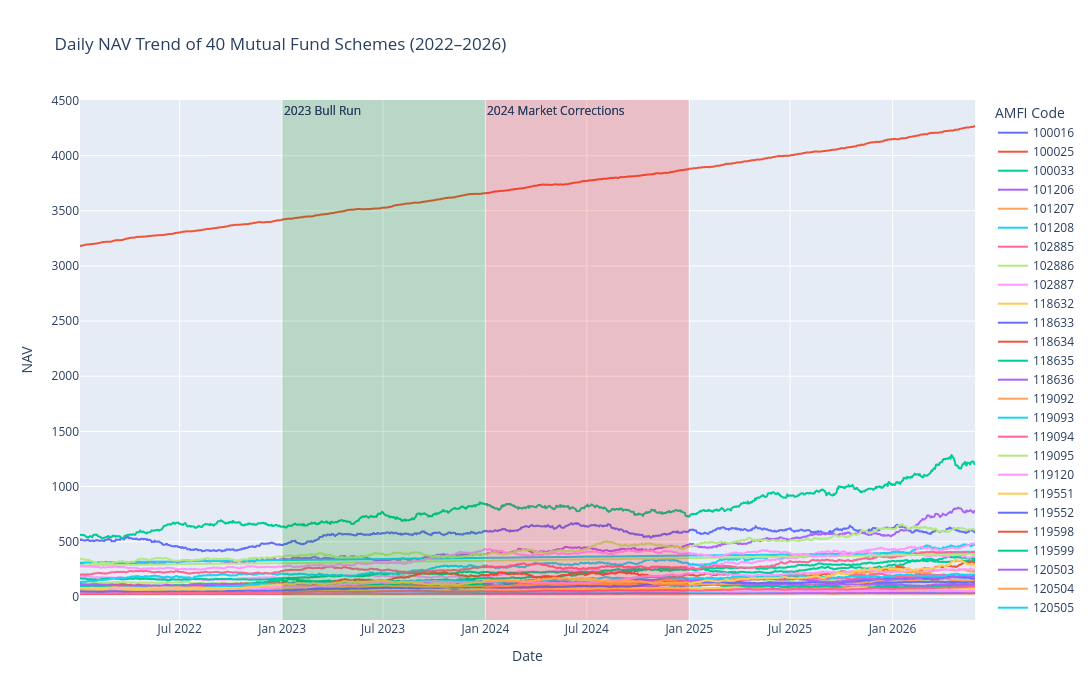

The notebook cell this image was saved under:
### Code cell
fig.add_vrect(
    x0="2023-01-01",
    x1="2023-12-31",
    fillcolor="green",
    opacity=0.10,
    line_width=0,
    annotation_text="2023 Bull Run",
    annotation_position="top left"
)

fig.add_vrect(
    x0="2024-01-01",
    x1="2024-12-31",
    fillcolor="red",
    opacity=0.10,
    line_width=0,
    annotation_text="2024 Market Corrections",
    annotation_position="top left"
)

fig.show()

### Figure 1 — Plotly figure (JSON) as saved in the notebook; plotly's stock layout.template omitted (floating-point values rounded to 4 significant figures; data arrays with more than 128 entries replaced by an {"elided": "..."} marker saying what was removed)
{"data": [{"hovertemplate": "AMFI Code=100016<br>Date=%{x}<br>NAV=%{y}<extra></extra>", "legendgroup": "100016", "line": {"color": "#636efa", "dash": "solid"}, "marker": {"symbol": "circle"}, "mode": "lines", "name": "100016", "showlegend": true, "type": "scattergl", "x": {"elided": "1150 str values"}, "xaxis": "x", "y": {"elided": "1150 float values"}, "yaxis": "y"}, {"hovertemplate": "AMFI Code=100025<br>Date=%{x}<br>NAV=%{y}<extra></extra>", "legendgroup": "100025", "line": {"color": "#EF553B", "dash": "solid"}, "marker": {"symbol": "circle"}, "mode": "lines", "name": "100025", "showlegend": true, "type": "scattergl", "x": {"elided": "1150 str values"}, "xaxis": "x", "y": {"elided": "1150 float values"}, "yaxis": "y"}, {"hovertemplate": "AMFI Code=100033<br>Date=%{x}<br>NAV=%{y}<extra></extra>", "legendgroup": "100033", "line": {"color": "#00cc96", "dash": "solid"}, "marker": {"symbol": "circle"}, "mode": "lines", "name": "100033", "showlegend": true, "type": "scattergl", "x": {"elided": "1150 str values"}, "xaxis": "x", "y": {"elided": "1150 float values"}, "yaxis": "y"}, {"hovertemplate": "AMFI Code=101206<br>Date=%{x}<br>NAV=%{y}<extra></extra>", "legendgroup": "101206", "line": {"color": "#ab63fa", "dash": "solid"}, "marker": {"symbol": "circle"}, "mode": "lines", "name": "101206", "showlegend": true, "type": "scattergl", "x": {"elided": "1150 str values"}, "xaxis": "x", "y": {"elided": "1150 float values"}, "yaxis": "y"}, {"hovertemplate": "AMFI Code=101207<br>Date=%{x}<br>NAV=%{y}<extra></extra>", "legendgroup": "101207", "line": {"color": "#FFA15A", "dash": "solid"}, "marker": {"symbol": "circle"}, "mode": "lines", "name": "101207", "showlegend": true, "type": "scattergl", "x": {"elided": "1150 str values"}, "xaxis": "x", "y": {"elided": "1150 float values"}, "yaxis": "y"}, {"hovertemplate": "AMFI Code=101208<br>Date=%{x}<br>NAV=%{y}<extra></extra>", "legendgroup": "101208", "line": {"color": "#19d3f3", "dash": "solid"}, "marker": {"symbol": "circle"}, "mode": "lines", "name": "101208", "showlegend": true, "type": "scattergl", "x": {"elided": "1150 str values"}, "xaxis": "x", "y": {"elided": "1150 float values"}, "yaxis": "y"}, {"hovertemplate": "AMFI Code=102885<br>Date=%{x}<br>NAV=%{y}<extra></extra>", "legendgroup": "102885", "line": {"color": "#FF6692", "dash": "solid"}, "marker": {"symbol": "circle"}, "mode": "lines", "name": "102885", "showlegend": true, "type": "scattergl", "x": {"elided": "1150 str values"}, "xaxis": "x", "y": {"elided": "1150 float values"}, "yaxis": "y"}, {"hovertemplate": "AMFI Code=102886<br>Date=%{x}<br>NAV=%{y}<extra></extra>", "legendgroup": "102886", "line": {"color": "#B6E880", "dash": "solid"}, "marker": {"symbol": "circle"}, "mode": "lines", "name": "102886", "showlegend": true, "type": "scattergl", "x": {"elided": "1150 str values"}, "xaxis": "x", "y": {"elided": "1150 float values"}, "yaxis": "y"}, {"hovertemplate": "AMFI Code=102887<br>Date=%{x}<br>NAV=%{y}<extra></extra>", "legendgroup": "102887", "line": {"color": "#FF97FF", "dash": "solid"}, "marker": {"symbol": "circle"}, "mode": "lines", "name": "102887", "showlegend": true, "type": "scattergl", "x": {"elided": "1150 str values"}, "xaxis": "x", "y": {"elided": "1150 float values"}, "yaxis": "y"}, {"hovertemplate": "AMFI Code=118632<br>Date=%{x}<br>NAV=%{y}<extra></extra>", "legendgroup": "118632", "line": {"color": "#FECB52", "dash": "solid"}, "marker": {"symbol": "circle"}, "mode": "lines", "name": "118632", "showlegend": true, "type": "scattergl", "x": {"elided": "1150 str values"}, "xaxis": "x", "y": {"elided": "1150 float values"}, "yaxis": "y"}, {"hovertemplate": "AMFI Code=118633<br>Date=%{x}<br>NAV=%{y}<extra></extra>", "legendgroup": "118633", "line": {"color": "#636efa", "dash": "solid"}, "marker": {"symbol": "circle"}, "mode": "lines", "name": "118633", "showlegend": true, "type": "scattergl", "x": {"elided": "1150 str values"}, "xaxis": "x", "y": {"elided": "1150 float values"}, "yaxis": "y"}, {"hovertemplate": "AMFI Code=118634<br>Date=%{x}<br>NAV=%{y}<extra></extra>", "legendgroup": "118634", "line": {"color": "#EF553B", "dash": "solid"}, "marker": {"symbol": "circle"}, "mode": "lines", "name": "118634", "showlegend": true, "type": "scattergl", "x": {"elided": "1150 str values"}, "xaxis": "x", "y": {"elided": "1150 float values"}, "yaxis": "y"}, {"hovertemplate": "AMFI Code=118635<br>Date=%{x}<br>NAV=%{y}<extra></extra>", "legendgroup": "118635", "line": {"color": "#00cc96", "dash": "solid"}, "marker": {"symbol": "circle"}, "mode": "lines", "name": "118635", "showlegend": true, "type": "scattergl", "x": {"elided": "1150 str values"}, "xaxis": "x", "y": {"elided": "1150 float values"}, "yaxis": "y"}, {"hovertemplate": "AMFI Code=118636<br>Date=%{x}<br>NAV=%{y}<extra></extra>", "legendgroup": "118636", "line": {"color": "#ab63fa", "dash": "solid"}, "marker": {"symbol": "circle"}, "mode": "lines", "name": "118636", "showlegend": true, "type": "scattergl", "x": {"elided": "1150 str values"}, "xaxis": "x", "y": {"elided": "1150 float values"}, "yaxis": "y"}, {"hovertemplate": "AMFI Code=119092<br>Date=%{x}<br>NAV=%{y}<extra></extra>", "legendgroup": "119092", "line": {"color": "#FFA15A", "dash": "solid"}, "marker": {"symbol": "circle"}, "mode": "lines", "name": "119092", "showlegend": true, "type": "scattergl", "x": {"elided": "1150 str values"}, "xaxis": "x", "y": {"elided": "1150 float values"}, "yaxis": "y"}, {"hovertemplate": "AMFI Code=119093<br>Date=%{x}<br>NAV=%{y}<extra></extra>", "legendgroup": "119093", "line": {"color": "#19d3f3", "dash": "solid"}, "marker": {"symbol": "circle"}, "mode": "lines", "name": "119093", "showlegend": true, "type": "scattergl", "x": {"elided": "1150 str values"}, "xaxis": "x", "y": {"elided": "1150 float values"}, "yaxis": "y"}, {"hovertemplate": "AMFI Code=119094<br>Date=%{x}<br>NAV=%{y}<extra></extra>", "legendgroup": "119094", "line": {"color": "#FF6692", "dash": "solid"}, "marker": {"symbol": "circle"}, "mode": "lines", "name": "119094", "showlegend": true, "type": "scattergl", "x": {"elided": "1150 str values"}, "xaxis": "x", "y": {"elided": "1150 float values"}, "yaxis": "y"}, {"hovertemplate": "AMFI Code=119095<br>Date=%{x}<br>NAV=%{y}<extra></extra>", "legendgroup": "119095", "line": {"color": "#B6E880", "dash": "solid"}, "marker": {"symbol": "circle"}, "mode": "lines", "name": "119095", "showlegend": true, "type": "scattergl", "x": {"elided": "1150 str values"}, "xaxis": "x", "y": {"elided": "1150 float values"}, "yaxis": "y"}, {"hovertemplate": "AMFI Code=119120<br>Date=%{x}<br>NAV=%{y}<extra></extra>", "legendgroup": "119120", "line": {"color": "#FF97FF", "dash": "solid"}, "marker": {"symbol": "circle"}, "mode": "lines", "name": "119120", "showlegend": true, "type": "scattergl", "x": {"elided": "1150 str values"}, "xaxis": "x", "y": {"elided": "1150 float values"}, "yaxis": "y"}, {"hovertemplate": "AMFI Code=119551<br>Date=%{x}<br>NAV=%{y}<extra></extra>", "legendgroup": "119551", "line": {"color": "#FECB52", "dash": "solid"}, "marker": {"symbol": "circle"}, "mode": "lines", "name": "119551", "showlegend": true, "type": "scattergl", "x": {"elided": "1150 str values"}, "xaxis": "x", "y": {"elided": "1150 float values"}, "yaxis": "y"}, {"hovertemplate": "AMFI Code=119552<br>Date=%{x}<br>NAV=%{y}<extra></extra>", "legendgroup": "119552", "line": {"color": "#636efa", "dash": "solid"}, "marker": {"symbol": "circle"}, "mode": "lines", "name": "119552", "showlegend": true, "type": "scattergl", "x": {"elided": "1150 str values"}, "xaxis": "x", "y": {"elided": "1150 float values"}, "yaxis": "y"}, {"hovertemplate": "AMFI Code=119598<br>Date=%{x}<br>NAV=%{y}<extra></extra>", "legendgroup": "119598", "line": {"color": "#EF553B", "dash": "solid"}, "marker": {"symbol": "circle"}, "mode": "lines", "name": "119598", "showlegend": true, "type": "scattergl", "x": {"elided": "1150 str values"}, "xaxis": "x", "y": {"elided": "1150 float values"}, "yaxis": "y"}, {"hovertemplate": "AMFI Code=119599<br>Date=%{x}<br>NAV=%{y}<extra></extra>", "legendgroup": "119599", "line": {"color": "#00cc96", "dash": "solid"}, "marker": {"symbol": "circle"}, "mode": "lines", "name": "119599", "showlegend": true, "type": "scattergl", "x": {"elided": "1150 str values"}, "xaxis": "x", "y": {"elided": "1150 float values"}, "yaxis": "y"}, {"hovertemplate": "AMFI Code=120503<br>Date=%{x}<br>NAV=%{y}<extra></extra>", "legendgroup": "120503", "line": {"color": "#ab63fa", "dash": "solid"}, "marker": {"symbol": "circle"}, "mode": "lines", "name": "120503", "showlegend": true, "type": "scattergl", "x": {"elided": "1150 str values"}, "xaxis": "x", "y": {"elided": "1150 float values"}, "yaxis": "y"}, {"hovertemplate": "AMFI Code=120504<br>Date=%{x}<br>NAV=%{y}<extra></extra>", "legendgroup": "120504", "line": {"color": "#FFA15A", "dash": "solid"}, "marker": {"symbol": "circle"}, "mode": "lines", "name": "120504", "showlegend": true, "type": "scattergl", "x": {"elided": "1150 str values"}, "xaxis": "x", "y": {"elided": "1150 float values"}, "yaxis": "y"}, {"hovertemplate": "AMFI Code=120505<br>Date=%{x}<br>NAV=%{y}<extra></extra>", "legendgroup": "120505", "line": {"color": "#19d3f3", "dash": "solid"}, "marker": {"symbol": "circle"}, "mode": "lines", "name": "120505", "showlegend": true, "type": "scattergl", "x": {"elided": "1150 str values"}, "xaxis": "x", "y": {"elided": "1150 float values"}, "yaxis": "y"}, {"hovertemplate": "AMFI Code=120506<br>Date=%{x}<br>NAV=%{y}<extra></extra>", "legendgroup": "120506", "line": {"color": "#FF6692", "dash": "solid"}, "marker": {"symbol": "circle"}, "mode": "lines", "name": "120506", "showlegend": true, "type": "scattergl", "x": {"elided": "1150 str values"}, "xaxis": "x", "y": {"elided": "1150 float values"}, "yaxis": "y"}, {"hovertemplate": "AMFI Code=120507<br>Date=%{x}<br>NAV=%{y}<extra></extra>", "legendgroup": "120507", "line": {"color": "#B6E880", "dash": "solid"}, "marker": {"symbol": "circle"}, "mode": "lines", "name": "120507", "showlegend": true, "type": "scattergl", "x": {"elided": "1150 str values"}, "xaxis": "x", "y": {"elided": "1150 float values"}, "yaxis": "y"}, {"hovertemplate": "AMFI Code=120841<br>Date=%{x}<br>NAV=%{y}<extra></extra>", "legendgroup": "120841", "line": {"color": "#FF97FF", "dash": "solid"}, "marker": {"symbol": "circle"}, "mode": "lines", "name": "120841", "showlegend": true, "type": "scattergl", "x": {"elided": "1150 str values"}, "xaxis": "x", "y": {"elided": "1150 float values"}, "yaxis": "y"}, {"hovertemplate": "AMFI Code=120842<br>Date=%{x}<br>NAV=%{y}<extra></extra>", "legendgroup": "120842", "line": {"color": "#FECB52", "dash": "solid"}, "marker": {"symbol": "circle"}, "mode": "lines", "name": "120842", "showlegend": true, "type": "scattergl", "x": {"elided": "1150 str values"}, "xaxis": "x", "y": {"elided": "1150 float values"}, "yaxis": "y"}, {"hovertemplate": "AMFI Code=120843<br>Date=%{x}<br>NAV=%{y}<extra></extra>", "legendgroup": "120843", "line": {"color": "#636efa", "dash": "solid"}, "marker": {"symbol": "circle"}, "mode": "lines", "name": "120843", "showlegend": true, "type": "scattergl", "x": {"elided": "1150 str values"}, "xaxis": "x", "y": {"elided": "1150 float values"}, "yaxis": "y"}, {"hovertemplate": "AMFI Code=120844<br>Date=%{x}<br>NAV=%{y}<extra></extra>", "legendgroup": "120844", "line": {"color": "#EF553B", "dash": "solid"}, "marker": {"symbol": "circle"}, "mode": "lines", "name": "120844", "showlegend": true, "type": "scattergl", "x": {"elided": "1150 str values"}, "xaxis": "x", "y": {"elided": "1150 float values"}, "yaxis": "y"}, {"hovertemplate": "AMFI Code=125497<br>Date=%{x}<br>NAV=%{y}<extra></extra>", "legendgroup": "125497", "line": {"color": "#00cc96", "dash": "solid"}, "marker": {"symbol": "circle"}, "mode": "lines", "name": "125497", "showlegend": true, "type": "scattergl", "x": {"elided": "1150 str values"}, "xaxis": "x", "y": {"elided": "1150 float values"}, "yaxis": "y"}, {"hovertemplate": "AMFI Code=125498<br>Date=%{x}<br>NAV=%{y}<extra></extra>", "legendgroup": "125498", "line": {"color": "#ab63fa", "dash": "solid"}, "marker": {"symbol": "circle"}, "mode": "lines", "name": "125498", "showlegend": true, "type": "scattergl", "x": {"elided": "1150 str values"}, "xaxis": "x", "y": {"elided": "1150 float values"}, "yaxis": "y"}, {"hovertemplate": "AMFI Code=148567<br>Date=%{x}<br>NAV=%{y}<extra></extra>", "legendgroup": "148567", "line": {"color": "#FFA15A", "dash": "solid"}, "marker": {"symbol": "circle"}, "mode": "lines", "name": "148567", "showlegend": true, "type": "scattergl", "x": {"elided": "1150 str values"}, "xaxis": "x", "y": {"elided": "1150 float values"}, "yaxis": "y"}, {"hovertemplate": "AMFI Code=148568<br>Date=%{x}<br>NAV=%{y}<extra></extra>", "legendgroup": "148568", "line": {"color": "#19d3f3", "dash": "solid"}, "marker": {"symbol": "circle"}, "mode": "lines", "name": "148568", "showlegend": true, "type": "scattergl", "x": {"elided": "1150 str values"}, "xaxis": "x", "y": {"elided": "1150 float values"}, "yaxis": "y"}, {"hovertemplate": "AMFI Code=148569<br>Date=%{x}<br>NAV=%{y}<extra></extra>", "legendgroup": "148569", "line": {"color": "#FF6692", "dash": "solid"}, "marker": {"symbol": "circle"}, "mode": "lines", "name": "148569", "showlegend": true, "type": "scattergl", "x": {"elided": "1150 str values"}, "xaxis": "x", "y": {"elided": "1150 float values"}, "yaxis": "y"}, {"hovertemplate": "AMFI Code=149322<br>Date=%{x}<br>NAV=%{y}<extra></extra>", "legendgroup": "149322", "line": {"color": "#B6E880", "dash": "solid"}, "marker": {"symbol": "circle"}, "mode": "lines", "name": "149322", "showlegend": true, "type": "scattergl", "x": {"elided": "1150 str values"}, "xaxis": "x", "y": {"elided": "1150 float values"}, "yaxis": "y"}, {"hovertemplate": "AMFI Code=149323<br>Date=%{x}<br>NAV=%{y}<extra></extra>", "legendgroup": "149323", "line": {"color": "#FF97FF", "dash": "solid"}, "marker": {"symbol": "circle"}, "mode": "lines", "name": "149323", "showlegend": true, "type": "scattergl", "x": {"elided": "1150 str values"}, "xaxis": "x", "y": {"elided": "1150 float values"}, "yaxis": "y"}, {"hovertemplate": "AMFI Code=149324<br>Date=%{x}<br>NAV=%{y}<extra></extra>", "legendgroup": "149324", "line": {"color": "#FECB52", "dash": "solid"}, "marker": {"symbol": "circle"}, "mode": "lines", "name": "149324", "showlegend": true, "type": "scattergl", "x": {"elided": "1150 str values"}, "xaxis": "x", "y": {"elided": "1150 float values"}, "yaxis": "y"}], "layout": {"annotations": [{"showarrow": false, "text": "2023 Bull Run", "x": "2023-01-01", "xanchor": "left", "xref": "x", "y": 1, "yanchor": "top", "yref": "y domain"}, {"showarrow": false, "text": "2024 Market Corrections", "x": "2024-01-01", "xanchor": "left", "xref": "x", "y": 1, "yanchor": "top", "yref": "y domain"}, {"showarrow": false, "text": "2023 Bull Run", "x": "2023-01-01", "xanchor": "left", "xref": "x", "y": 1, "yanchor": "top", "yref": "y domain"}, {"showarrow": false, "text": "2024 Market Corrections", "x": "2024-01-01", "xanchor": "left", "xref": "x", "y": 1, "yanchor": "top", "yref": "y domain"}], "height": 700, "hovermode": "x unified", "legend": {"title": {"text": "AMFI Code"}, "tracegroupgap": 0}, "shapes": [{"fillcolor": "green", "line": {"width": 0}, "opacity": 0.1, "type": "rect", "x0": "2023-01-01", "x1": "2023-12-31", "xref": "x", "y0": 0, "y1": 1, "yref": "y domain"}, {"fillcolor": "red", "line": {"width": 0}, "opacity": 0.1, "type": "rect", "x0": "2024-01-01", "x1": "2024-12-31", "xref": "x", "y0": 0, "y1": 1, "yref": "y domain"}, {"fillcolor": "green", "line": {"width": 0}, "opacity": 0.1, "type": "rect", "x0": "2023-01-01", "x1": "2023-12-31", "xref": "x", "y0": 0, "y1": 1, "yref": "y domain"}, {"fillcolor": "red", "line": {"width": 0}, "opacity": 0.1, "type": "rect", "x0": "2024-01-01", "x1": "2024-12-31", "xref": "x", "y0": 0, "y1": 1, "yref": "y domain"}], "title": {"text": "Daily NAV Trend of 40 Mutual Fund Schemes (2022–2026)"}, "width": 1200, "xaxis": {"anchor": "y", "domain": [0, 1], "title": {"text": "Date"}}, "yaxis": {"anchor": "x", "domain": [0, 1], "title": {"text": "NAV"}}}}
